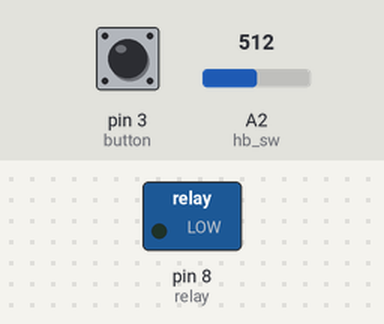
A sketch run on a simulated Arduino Uno, built with avr-gcc and run on an emulated ATmega328P. On the bench: switched loads named in the sketch (green lamp = pin HIGH). The inputs (shaded band) are chosen by the test bench; at power-on: A2 (hb_sw) = 512, pin 3 (button) HIGH.

Above: at 1.2 s.
1.3 s: A2 (hb_sw) set to 597
2.8 s: A2 (hb_sw) set to 627
At 3.4 s:
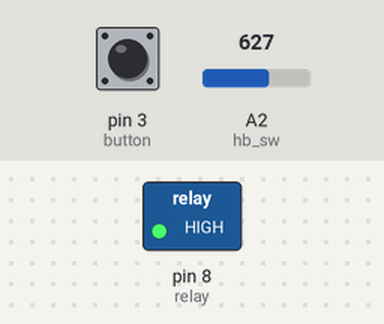
4.3 s: A2 (hb_sw) set to 209
5.8 s: A2 (hb_sw) set to 190
7.3 s: A2 (hb_sw) set to 118
8.8 s: A2 (hb_sw) set to 100
At 9.1 s:
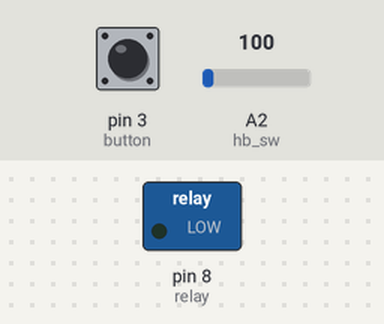
Timing chart, 0 to 11.3 s (numbered marks = the images above; inputs shaded):
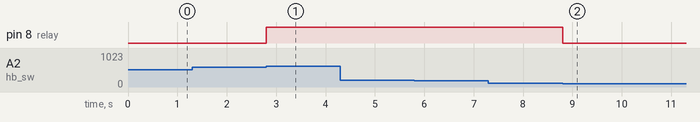

The sketch:

DipIT_002.ino
```cpp
// Description: The Great DipIT code
//
// Author: The Skjegg
//
// V000: First version
// V001: Increased debounce delay to 180, added noise filter for button
// V002: Changed IO to match Seed Studio XIAO

// IO
const int relay = 8;
const int button = 3;
const int hb_sw = 2;

int hbState = 0;
int buttonState = 0;
int switchState = 0;
int switchStateLast = 0;
int trigLevel = 200;

void setup() {
  pinMode(relay, OUTPUT); // Relay out
  pinMode(button, INPUT); // Push Button in
  pinMode(hb_sw, INPUT); // High Beam Switch in
  switchStateLast = analogRead(hb_sw);
}

void loop() {

  // Steering column high beam switch
  switchState = analogRead(hb_sw);
  if(abs(switchStateLast - switchState) > 100){
    if(switchState > trigLevel){
      digitalWrite(relay, HIGH);
      hbState = HIGH;
    }
    else{
      digitalWrite(relay, LOW);
      hbState = LOW;
    }
    switchStateLast = switchState;
  }

  // Push button
  buttonState = digitalRead(button);

  if(buttonState == LOW){ // push button pressed
    delay(50); // Noise filter
    buttonState = digitalRead(button);
    if(buttonState == LOW){
      hbState = !hbState;
      digitalWrite(relay, hbState); // Toggle HB
      //Serial.println("Button");
      while(buttonState == LOW){ // wait until button released
        buttonState = digitalRead(button);
      }
      delay(180); //Debounce wait
    }
  }
}
```

Measured:
- the behaviour switches between 612 and 613 on A2 (hb_sw) (found by bisection; images 0 and 1)
- the behaviour switches between 109 and 108 on A2 (hb_sw) (found by bisection; images 1 and 2)
- after the input at 1.3 s, every drawn part: stays the same
- after the input at 2.8 s, pin 8 (relay): LOW → HIGH at once
- after the input at 4.3 s, every drawn part: stays the same
- after the input at 5.8 s, every drawn part: stays the same
- after the input at 7.3 s, every drawn part: stays the same
- after the input at 8.8 s, pin 8 (relay): HIGH → LOW at once
